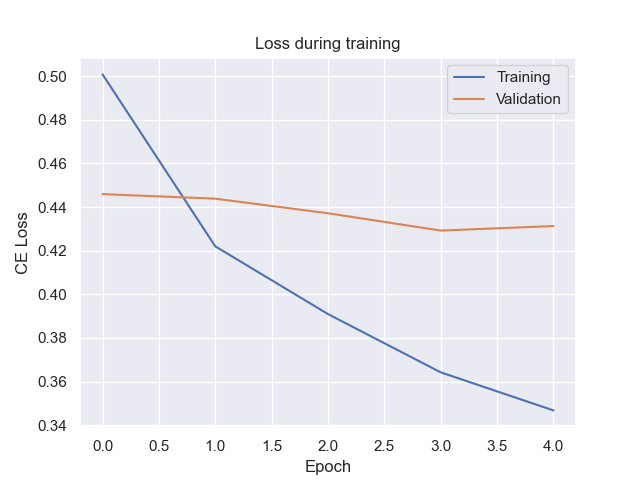

This figure's Python source:
import argparse
import json
from datetime import datetime

import matplotlib.pyplot as plt
import seaborn as sns
import torch
from rnn_data import load_imdb
from torch import nn
from torch.utils.data import DataLoader
from torch.utils.tensorboard.writer import SummaryWriter
from utils import DEVICE, GlobalMaxPool, IMDBDataset, collate_fn_padding


class MLP(nn.Module):
    def __init__(
        self, num_embeddings: int, embedding_size: int, hidden: int, num_classes: int
    ):
        super().__init__()

        self.embedding = nn.Embedding(
            num_embeddings=num_embeddings, embedding_dim=embedding_size
        )
        self.lin1 = nn.Linear(embedding_size, hidden)
        self.relu = nn.ReLU()
        self.globalmaxpool = GlobalMaxPool(1)
        self.lin2 = nn.Linear(hidden, num_classes)
        self.softmax = nn.Softmax(1)

    def forward(self, x):
        x = self.embedding(x)
        x = self.relu(self.lin1(x))
        x = self.globalmaxpool(x)
        x = self.softmax(self.lin2(x))
        return x


def main():
    # argument parser
    argparser = argparse.ArgumentParser()
    argparser.add_argument("--embedding_size", default=300)
    argparser.add_argument("--hidden_size", default=300)
    argparser.add_argument("--lr", default=0.001)
    argparser.add_argument("--epochs", default=5)
    args = argparser.parse_args()

    # Load Data
    (x_train, y_train), (x_val, y_val), (i2w, w2i), numcls = load_imdb(final=False)
    train_data = IMDBDataset(x_train, y_train)
    val_data = IMDBDataset(x_val, y_val)
    train_loader = DataLoader(
        train_data, batch_size=64, shuffle=True, collate_fn=collate_fn_padding
    )
    val_loader = DataLoader(
        val_data, batch_size=64, shuffle=False, collate_fn=collate_fn_padding
    )

    model = MLP(
        num_embeddings=len(i2w),
        embedding_size=args.embedding_size,
        hidden=args.hidden_size,
        num_classes=numcls,
    )
    model.to(DEVICE)
    loss_func = nn.CrossEntropyLoss()
    optimizer = torch.optim.Adam(model.parameters(), lr=args.lr)

    # to log losses
    train_loss = []
    val_loss = []
    val_accuracy = []

    # tensorboard
    timestamp = datetime.now().strftime("%Y%m%d_%H%M%S")
    tb_writer = SummaryWriter(f"runs/imbb_MLP_{timestamp}")

    # training
    for epoch in range(args.epochs):
        model.train(True)
        t_loss = []
        # train model
        for x, y in train_loader:
            x = x.to(DEVICE)
            y = y.to(DEVICE)

            optimizer.zero_grad()
            y_pred = model(x)
            loss = loss_func(y_pred, y)
            loss.backward()
            optimizer.step()
            t_loss.append(loss.item())

        epoch_train_loss = sum(t_loss) / len(t_loss)
        train_loss.append(epoch_train_loss)

        # validation
        model.train(False)
        v_loss = []
        correct = []

        for x, y in val_loader:
            x = x.to(DEVICE)
            y = y.to(DEVICE)

            y_pred = model(x)
            v_loss.append(loss_func(y_pred, y).item())
            correct += (y_pred.argmax(dim=1) == y).tolist()

        epoch_validation_loss = sum(v_loss) / len(v_loss)
        val_loss.append(epoch_validation_loss)
        epoch_validation_accuracy = sum(correct) / len(correct)
        val_accuracy.append(epoch_validation_accuracy)

        print(
            f"Epoch {epoch + 1}/{args.epochs}, Train loss: {epoch_train_loss}, Validation loss: {epoch_validation_loss}, Validation accuracy: {epoch_validation_accuracy}"
        )

        tb_writer.add_scalar("train:loss", epoch_train_loss, epoch)
        tb_writer.add_scalar("validation:loss", epoch_validation_loss, epoch)
        tb_writer.add_scalar("validation:accuracy", epoch_validation_accuracy, epoch)
        tb_writer.flush()

    sns.set()
    plt.plot(train_loss, label="Training")
    plt.plot(val_loss, label="Validation")
    plt.legend()
    plt.ylabel("CE Loss")
    plt.xlabel("Epoch")
    plt.title(f"Loss during training")
    plt.savefig(f"runs/imbb_MLP_{timestamp}.png")

    with open(f"runs/imdb_MLP_{timestamp}.txt", "w") as f:
        f.write(f"Final Accuracy: {val_accuracy[-1]*100:.2f}")

    with open(f"runs/imdb_Elman_{timestamp}.json", "w") as f:
        f.write(json.dumps(args))


if __name__ == "__main__":
    main()

# Epoch 1/5, Train loss: 0.5007964385012849, Validation loss: 0.4459183623519125, Validation accuracy: 0.8706
# Epoch 2/5, Train loss: 0.42198807286759155, Validation loss: 0.4438407605961908, Validation accuracy: 0.869
# Epoch 3/5, Train loss: 0.3909308744695621, Validation loss: 0.4371409427516068, Validation accuracy: 0.87
# Epoch 4/5, Train loss: 0.36422841027141, Validation loss: 0.4292161728762373, Validation accuracy: 0.879
# Epoch 5/5, Train loss: 0.346781600683261, Validation loss: 0.4312808400467981, Validation accuracy: 0.8744
